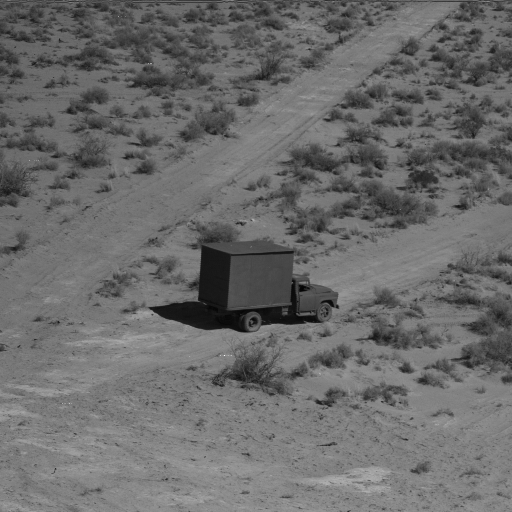
%> input picture Semana 7/car.tiff, 512 x 512 px
$ octave --eval "entropia('car.tiff');"   (GNU Octave 9; MATLAB toolbox functions it lacks are replaced by stand-ins)
%> lines starting %> are read from the running program, lines starting %| are printed output that depends on the picture; long printed decimals are rounded
function entropia(arquivo_imagem)
%> called with arquivo_imagem = 'car.tiff'
  imagem = imread(arquivo_imagem);
%> imagem is the input picture: size 512x512 uint8; min 3, max 250, mean 107.1
  histograma = imhist(imagem);
%> histograma = 256 values, max 10149 at index 128, min 0 at index 1, mean 1024
  total_pixels = numel(imagem);
%> total_pixels = 262144
  probabilidade = histograma / total_pixels;
%> probabilidade = 256 values, max 0.0387 at index 128, min 0 at index 1, mean 0.00391
  probabilidade(probabilidade == 0) = [];

  H = -sum(probabilidade .* log2(probabilidade));
%> H = 6.03
  fprintf('A entropia da imagem é: %f\n', H);
%| A entropia da imagem é: 6.027
%> `entropia('car.tiff');`:
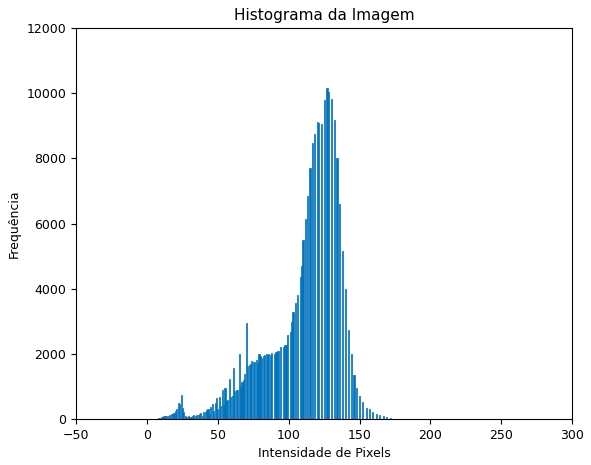
%> figure redrawn from the program's plot data; tallest bar 10149 high, from x = 126.6 to 127.4

  figure;
  bar(0:255, histograma);
  title('Histograma da Imagem');
  xlabel('Intensidade de Pixels');
  ylabel('Frequência');
endfunction
